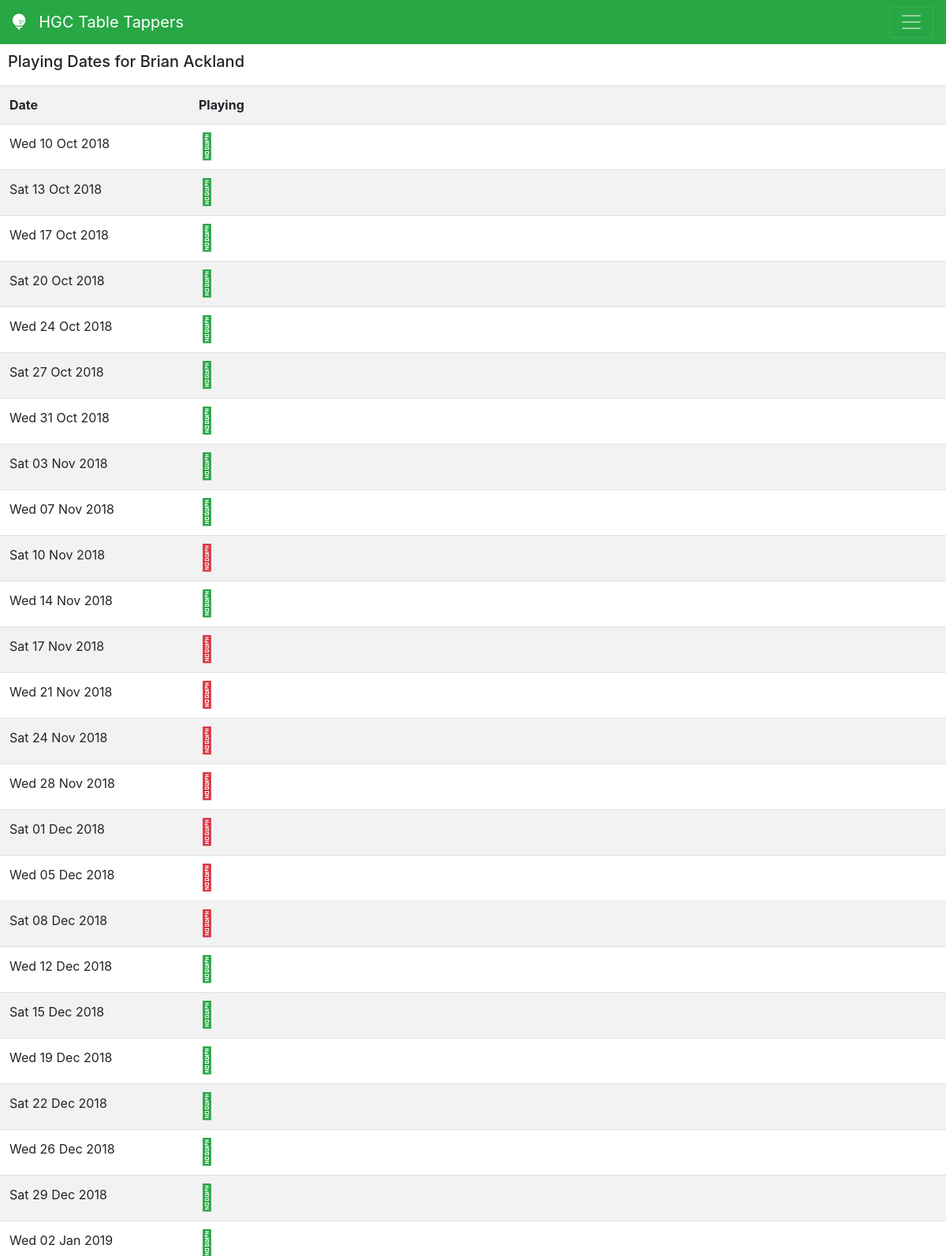
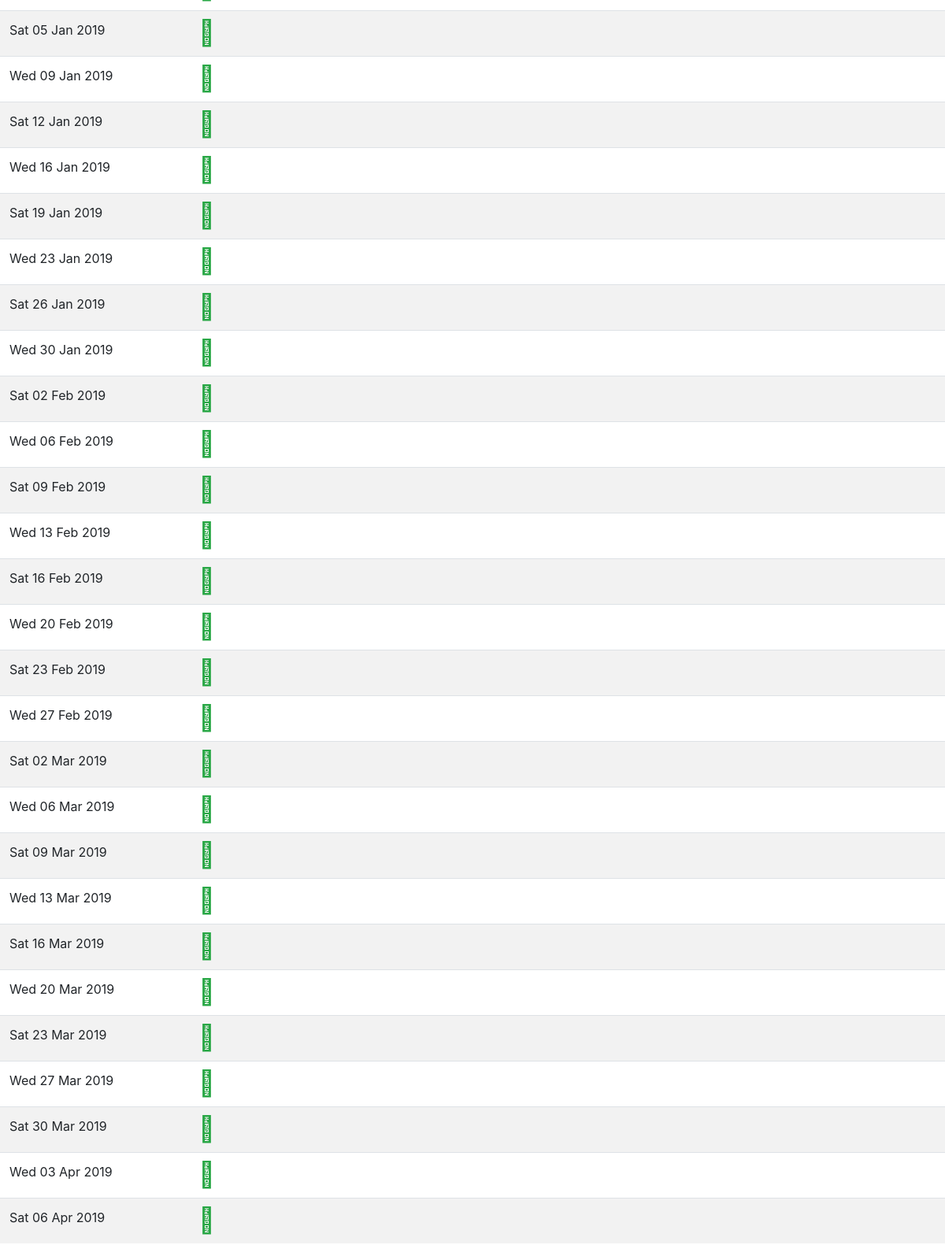
/PlayerDates.php?PlayerId=2, run on the app's committed database (2 pictures, top to bottom).
### tables this page shows
CREATE TABLE `players` (
  `ID` int(5) NOT NULL AUTO_INCREMENT,
  `MemberNo` int(5) NOT NULL,
  `Given` varchar(50) NOT NULL,
  `Surname` varchar(50) NOT NULL,
  `Name` varchar(50) NOT NULL,
  `Email` varchar(50) NOT NULL,
  `Saturday` int(11) DEFAULT '1',
  `username` varchar(50) DEFAULT NULL,
  `Wednesday` tinyint(11) NOT NULL DEFAULT '0',
  PRIMARY KEY (`ID`)
);

### PlayerDates.php (the view, shortened to what this page needs)
<?php
require "Database.php";
$PlayerId=(isset($_REQUEST["PlayerId"])) ? $_REQUEST["PlayerId"] : "0";
$Offset=(isset($_REQUEST["Offset"])) ? $_REQUEST["Offset"] : "0";
  $sql="SELECT p.ID, p.Name, p.Surname, p.Given , p.Wednesday, p.Saturday
        FROM Players p WHERE ID=$PlayerId";
  $results = mysqli_query($link,$sql);
  while ($row = mysqli_fetch_array($results)) {
    $Player=$row[1];
    $Sat=$row[5];
    $Wed=$row[4];
  }
require "Header.php";
require "Navigation.php"; ?>
<div class="panel">
  <div class="panel-body">
<div class="table-responsive">
<?php
    echo "<h5 style='padding:10px'>Playing Dates for ";
    echo "$Player</h5>";
    echo "<table class='table-striped table'><tr>".
             "<th scope=col style='width:20%;white-space:nowrap'>Date</th><th scope=col>Playing</th></tr>";
    for ($i=0; $i<26; $i++) {
      $WeekOff=$i-$Offset;
      if ($Wed==1) {
        $TimeAdjust="Wednesday $WeekOff weeks";
        $WeekDay=date("D d M Y",strtotime($TimeAdjust));
        $Week=date("Ymd",strtotime($TimeAdjust));
        $sql="SELECT 'checked' from PlayerNotAvailable where BookingDate='$Week' and PlayerId='$PlayerId'";
        $Available="<i class=\"fal fa-check fa-2x text-success\"></i>";
        if ($f = mysqli_query($link,$sql)) {
          if (mysqli_num_rows($f)>0) {
            $Available="<i class=\"fal fa-times fa-2x text-danger\"></i>";
          }
        echo "<tr><td style='width:20%;white-space:nowrap'>$WeekDay</td>".
             "<td onclick=\"SetUnavailable(this,'$PlayerId','$Week');\">".$Available."</td></tr>";
        }
      }
      if ($Sat==1) {
        $TimeAdjust="Saturday $WeekOff weeks";
        $WeekDay=date("D d M Y",strtotime($TimeAdjust));
        $Week=date("Ymd",strtotime($TimeAdjust));
        $sql="SELECT 'checked' from PlayerNotAvailable where BookingDate='$Week' and PlayerId='$PlayerId'";
        $Available="<i class=\"fal fa-check fa-2x text-success\"></i>";
        if ($f = mysqli_query($link,$sql)) {
          if (mysqli_num_rows($f)>0) {
            $Available="<i class=\"fal fa-times fa-2x text-danger\"></i>";
        }
        echo "<tr><td style='width:20%;white-space:nowrap'>$WeekDay</td>".
             "<td onclick=\"SetUnavailable(this,'$PlayerId','$Week');\">".$Available."</td></tr>";
        }
      }
    }
?>
</table>
</div>
</div>
</div>
<?php require "Footer.php"?>

### data on the page
players: Name "Brian Ackland", Wednesday 1 (drawn), Saturday 1 (drawn)

### other printed values
$WeekDay "Wed 10 Oct 2018"
$WeekDay "Sat 13 Oct 2018"
$WeekDay "Wed 17 Oct 2018"
$WeekDay "Sat 20 Oct 2018"
$WeekDay "Wed 24 Oct 2018"
$WeekDay "Sat 27 Oct 2018"
$WeekDay "Wed 31 Oct 2018"
$WeekDay "Sat 03 Nov 2018"
$WeekDay "Wed 07 Nov 2018"
$WeekDay "Sat 10 Nov 2018"
$WeekDay "Wed 14 Nov 2018"
$WeekDay "Sat 17 Nov 2018"
$WeekDay "Wed 21 Nov 2018"
$WeekDay "Sat 24 Nov 2018"
$WeekDay "Wed 28 Nov 2018"
